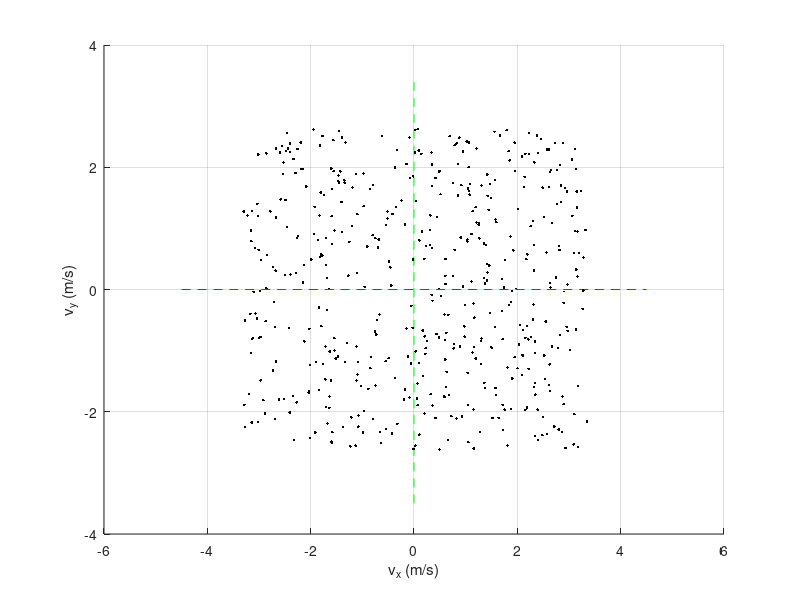

Reproduce this figure in MATLAB. (Note: this script raises an error after producing the figure.)
clear; clc;

%% 3D velocity command sweep
N_s = 500; % velocity command samples

vx_max = 4.5;
vy_max = 3.5;
omega_max = 7.5;

cmd_sweep = zeros(N_s, 3);

% for i = 1:N_s % Gaussian sampling
%     vx_samp = vx_max/3 * randn(1, 1);
%     vy_samp = vy_max/3 * randn(1, 1);
%     wz_samp = omega_max/3 * randn(1, 1);
%     cmd_sweep(i,:) = [vx_samp, vy_samp, wz_samp];
% end
for i = 1:N_s % Uniform sampling
    vx_samp = 1.5*vx_max*(rand(1, 1) - 0.5);
    vy_samp = 1.5*vy_max*(rand(1, 1) - 0.5);
    wz_samp = 1*omega_max*(rand(1, 1) - 0.5);
    cmd_sweep(i,:) = [vx_samp, vy_samp, wz_samp];
end


figure;
hold on; grid on;
xlabel('v_x (m/s)'); ylabel('v_y (m/s)'); zlabel('\omega_z (rad/s)')
plot3(linspace(-vx_max, vx_max, 10),zeros(1, 10),zeros(1, 10),'r--')
plot3(zeros(1, 10),linspace(-vy_max, vy_max, 10),zeros(1, 10),'g--')
plot3(zeros(1, 10), zeros(1, 10),linspace(-omega_max, omega_max, 10),'c--')
for i = 1:N_s
    plot3(cmd_sweep(i, 1), cmd_sweep(i,2), cmd_sweep(i,3), 'k.')
end

%% save 3D command sweep
SAVE_CMD_SWEEP = true;
if SAVE_CMD_SWEEP
    writematrix(cmd_sweep, 'cmd_sweep_tmp.csv');
end

%% 2D velocity command slice
N_s = 200; 
vx_vy_sweep = zeros(N_s, 3);
vx_wz_sweep = zeros(N_s, 3);
vy_wz_sweep = zeros(N_s, 3);

for i = 1:N_s
    vx_samp = vx_max/2 * randn(1, 1);
    vy_samp = vy_max/2 * randn(1, 1);
    wz_samp = omega_max/2 * randn(1, 1);
    vx_vy_sweep(i,:) = [vx_samp, vy_samp, 0];
    vx_wz_sweep(i,:) = [vx_samp, 0, wz_samp];
    vy_wz_sweep(i,:) = [0, vy_samp, wz_samp];
end

f = figure; f.Position = [500 100 2500 750];
subplot(1,3,1); hold on; grid on; axis equal;
xlabel('v_x (m/s)'); ylabel('v_y (m/s)')
xline(0); yline(0);
plot(vx_vy_sweep(:,1), vx_vy_sweep(:,2), 'bo')

subplot(1,3,2); hold on; grid on; axis equal;
xlabel('v_x (m/s)'); ylabel('\omega_z (rad/s)')
xline(0); yline(0);
plot(vx_wz_sweep(:,1), vx_wz_sweep(:,3), 'bo')

subplot(1,3,3); hold on; grid on; axis equal;
xlabel('v_y (m/s)'); ylabel('\omega_z (rad/s)')
xline(0); yline(0);
plot(vy_wz_sweep(:,2), vy_wz_sweep(:,3), 'bo')


%% save 2D command slices
SAVE_CMD_SLICE = false;
if SAVE_CMD_SLICE
    writematrix(vx_vy_sweep, 'vx_vy_sweep_tmp.csv');
    writematrix(vx_wz_sweep, 'vx_wz_sweep_tmp.csv');
    writematrix(vy_wz_sweep, 'vy_wz_sweep_tmp.csv');
end
